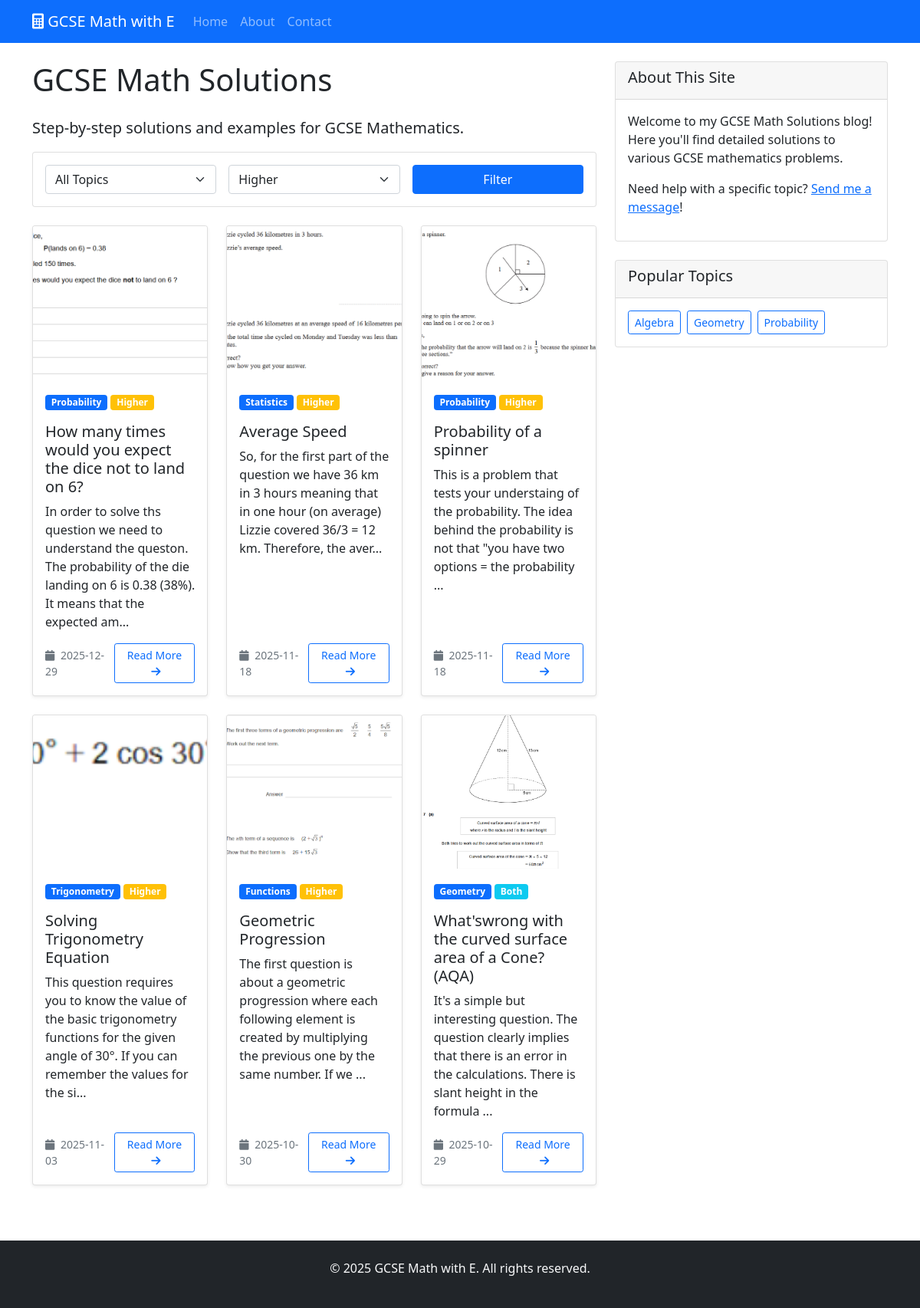
Screenshot of /?difficulty=higher with the database file from the repository.
### tables this page shows
CREATE TABLE posts (
                id INTEGER PRIMARY KEY AUTOINCREMENT,
                title TEXT NOT NULL,
                content TEXT NOT NULL,
                topic TEXT NOT NULL,
                difficulty TEXT,
                image_path TEXT,
                is_published BOOLEAN DEFAULT TRUE,
                created_at TIMESTAMP DEFAULT CURRENT_TIMESTAMP,
                updated_at TIMESTAMP DEFAULT CURRENT_TIMESTAMP
            );

### main.py (the view)
@app.route('/')
def index():
    page = request.args.get('page', 1, type=int)
    topic = request.args.get('topic', '')
    difficulty = request.args.get('difficulty', '')
    db = get_db()
    query = 'SELECT * FROM posts WHERE is_published = 1'
    params = []
    if topic:
        query += ' AND topic = ?'
        params.append(topic)
    if difficulty and difficulty != 'all':
        query += ' AND (difficulty = ? OR difficulty = ?)'
        params.extend([difficulty, 'both'])
    query += ' ORDER BY created_at DESC LIMIT 6 OFFSET ?'
    params.append((page - 1) * 6)
    posts = db.execute(query, params).fetchall()
    count_query = 'SELECT COUNT(*) FROM posts WHERE is_published = 1'
    count_params = []
    if topic:
        count_query += ' AND topic = ?'
        count_params.append(topic)
    if difficulty and difficulty != 'all':
        count_query += ' AND (difficulty = ? OR difficulty = ?)'
        count_params.extend([difficulty, 'both'])
    total_posts = db.execute(count_query, count_params).fetchone()[0]
    total_pages = (total_posts + 5) // 6 if total_posts > 0 else 1
    return render_template('index.html',
                           posts=posts,
                           topic=topic,
                           difficulty=difficulty,
                           current_page=page,
                           total_pages=total_pages)

### main.py (called while the page is built)
def get_db():
    conn = sqlite3.connect(app.config['DATABASE'])
    conn.row_factory = sqlite3.Row
    return conn

### templates/index.html (shortened to what this page needs)
{% extends "base.html" %}
{% block content %}
<div class="row">
    <div class="col-md-8">
        <h1 class="mb-4">GCSE Math Solutions</h1>
        <p class="lead">Step-by-step solutions and examples for GCSE Mathematics.</p>
        <div class="card mb-4">
            <div class="card-body">
                <form method="GET" class="row g-3">
                    <div class="col-md-4">
                        <select name="topic" class="form-select">
                            <option value="">All Topics</option>
                        </select>
                    </div>
                    <div class="col-md-4">
                        <select name="difficulty" class="form-select">
                            <option value="higher" {% if difficulty == 'higher' %}selected{% endif %}>Higher</option>
                        </select>
                    </div>
                    <div class="col-md-4">
                        <button type="submit" class="btn btn-primary w-100">Filter</button>
                    </div>
                </form>
            </div>
        </div>
        {% if posts %}
            <div class="row">
                {% for post in posts %}
                <div class="col-md-6 col-lg-4 mb-4">
                    <div class="card h-100 shadow-sm">
                        {% if post.image_path %}
                        <img src="{{ url_for('static', filename='uploads/' + post.image_path) }}"
                             class="card-img-top" alt="{{ post.title }}"
                             style="height: 200px; object-fit: cover;">
                        {% else %}
                        <div class="card-img-top bg-light d-flex align-items-center justify-content-center"
                             style="height: 200px;">
                            <i class="fas fa-calculator fa-3x text-muted"></i>
                        </div>
                        {% endif %}
                        <div class="card-body d-flex flex-column">
                            <div class="mb-2">
                                <span class="badge bg-primary mb-2">{{ post.topic|title }}</span>
                                {% if post.difficulty %}
                                <span class="badge bg-{{ 'success' if post.difficulty == 'foundation' else 'warning' if post.difficulty == 'higher' else 'info' }}">
                                    {{ post.difficulty|title }}
                                </span>
                                {% endif %}
                            </div>
                            <h5 class="card-title">{{ post.title }}</h5>
                            <p class="card-text flex-grow-1">
                                {% if post.content|length > 150 %}
                                    {{ post.content[:150] }}...
                                {% else %}
                                    {{ post.content }}
                                {% endif %}
                            </p>
                            <div class="mt-auto">
                                <div class="d-flex justify-content-between align-items-center">
                                    <small class="text-muted">
                                        <i class="fas fa-calendar me-1"></i>
                                        {{ post.created_at[:10] }}
                                    </small>
                                    <a href="{{ url_for('show_post', post_id=post.id) }}"
                                       class="btn btn-outline-primary btn-sm">
                                        Read More <i class="fas fa-arrow-right ms-1"></i>
                                    </a>
                                </div>
                            </div>
                        </div>
                    </div>
                </div>
                {% endfor %}
            </div>
        {% else %}
            <div class="alert alert-info">
                No posts found matching your criteria.
            </div>
        {% endif %}
    </div>
    <div class="col-md-4">
        <div class="card">
            <div class="card-header">
                <h5>About This Site</h5>
            </div>
            <div class="card-body">
                <p>Welcome to my GCSE Math Solutions blog! Here you'll find detailed solutions to various GCSE mathematics problems.</p>
                <p>Need help with a specific topic? <a href="{{ url_for('contact') }}">Send me a message</a>!</p>
            </div>
        </div>
        <div class="card mt-4">
            <div class="card-header">
                <h5>Popular Topics</h5>
            </div>
            <div class="card-body">
                <div class="d-flex flex-wrap gap-2">
                    <a href="{{ url_for('index', topic='algebra') }}" class="btn btn-outline-primary btn-sm">Algebra</a>
                    <a href="{{ url_for('index', topic='geometry') }}" class="btn btn-outline-primary btn-sm">Geometry</a>
                    <a href="{{ url_for('index', topic='probability') }}" class="btn btn-outline-primary btn-sm">Probability</a>
                </div>
            </div>
        </div>
    </div>
</div>
{% endblock %}

### rows the page displays
posts: image_path (picture), topic "Probability", difficulty "Higher", title "How many times would you expect the dice not to land on 6?", content "In order to solve ths question we need to understand the queston. The probability of the die landing on 6 is 0.38 (38%). It means that the expected am", created_at "2025-12-29"
posts: image_path (picture), topic "Statistics", difficulty "Higher", title "Average Speed", content "So, for the first part of the question we have 36 km in 3 hours meaning that in one hour (on average) Lizzie covered 36/3 = 12 km. Therefore, the aver", created_at "2025-11-18"
posts: image_path (picture), topic "Probability", difficulty "Higher", title "Probability of a spinner", content "This is a problem that tests your understaing of the probability. The idea behind the probability is not that \"you have two options = the probability", created_at "2025-11-18"
posts: image_path (picture), topic "Trigonometry", difficulty "Higher", title "Solving Trigonometry Equation", content "This question requires you to know the value of the basic trigonometry functions for the given angle of 30°. If you can remember the values for the si", created_at "2025-11-03"
posts: image_path (picture), topic "Functions", difficulty "Higher", title "Geometric Progression", content "The first question is about a geometric progression where each following element is created by multiplying the previous one by the same number. If we", created_at "2025-10-30"
posts: image_path (picture), topic "Geometry", difficulty "Both", title "What'swrong with the curved surface area of a Cone? (AQA)", content "It's a simple but interesting question. The question clearly implies that there is an error in the calculations. There is slant height in the formula", created_at "2025-10-29"
